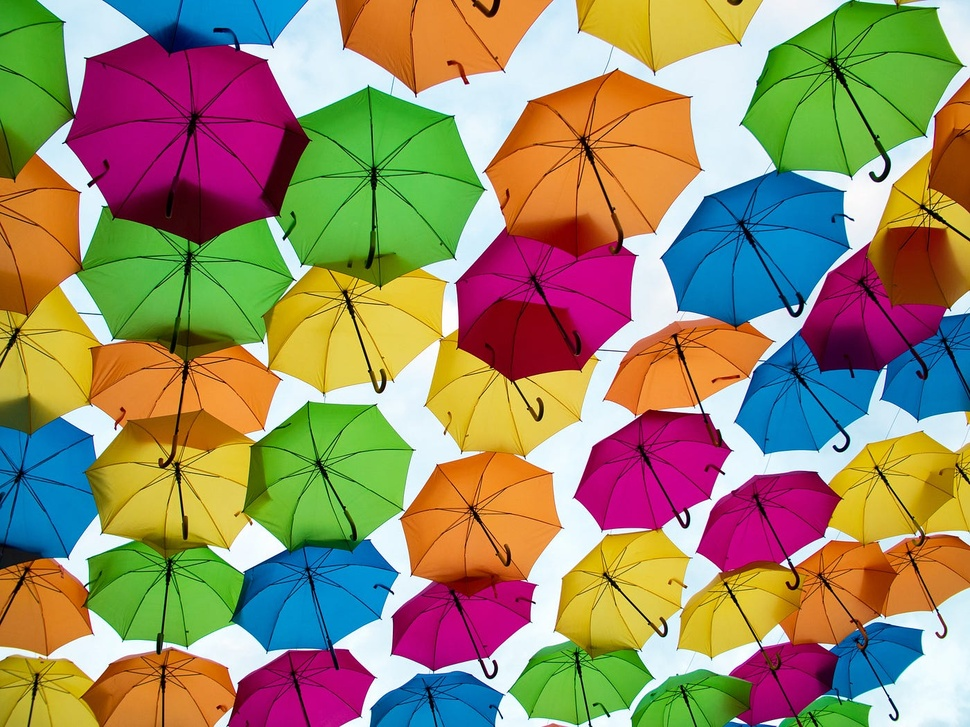
#> input picture image/colour.jpg, 970 x 727 px, shrunk from 1400 x 1050 before the run
$ python splitimg.py
#> lines starting #> are read from the running program, lines starting #| are printed output that depends on the picture
import cv2
import numpy as np
img=cv2.imread("image/colour.jpg")
#> img is the input picture: shape (727, 970, 3); mean B, G, R 102.9, 138, 152
cv2.imshow("Kids",img)
b,g,r=cv2.split(img)
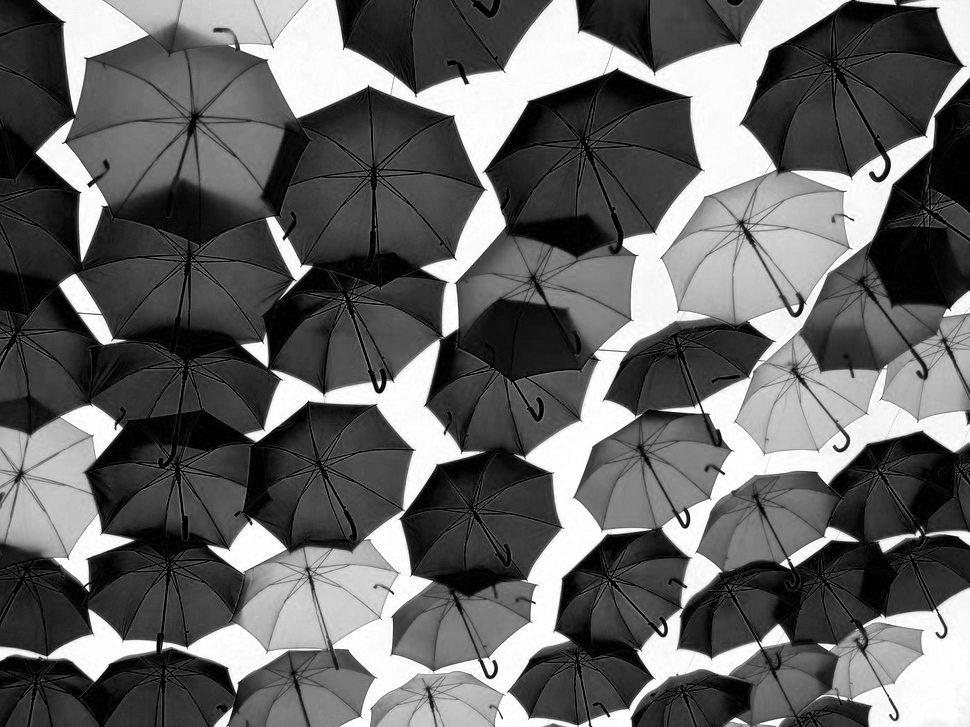
#> b: shape (727, 970); min 0, max 255, mean 102.9
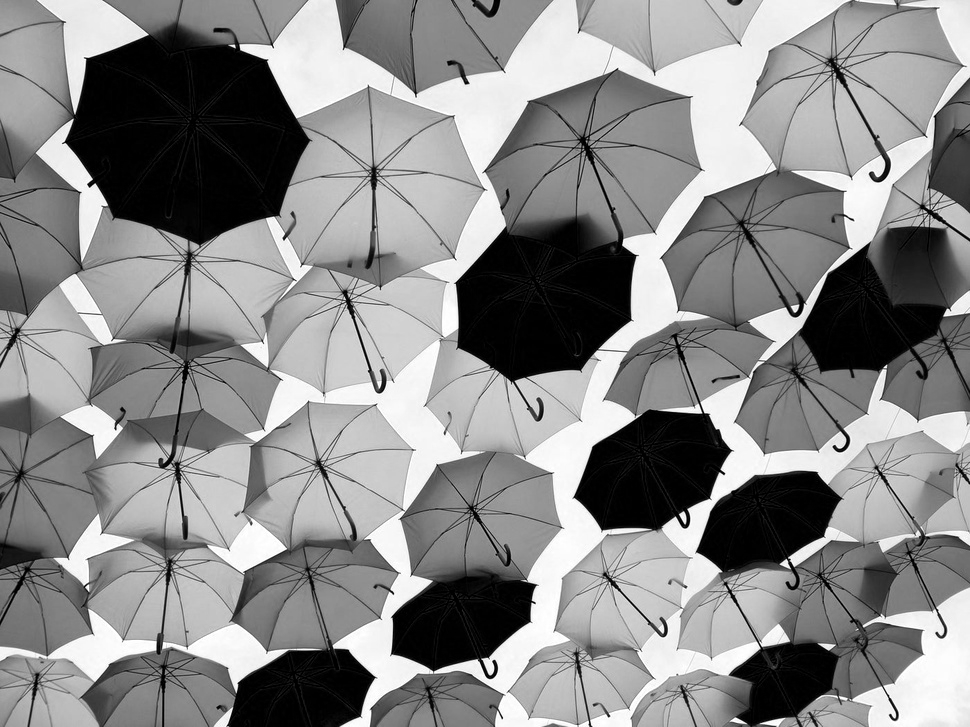
#> g: shape (727, 970); min 0, max 255, mean 138
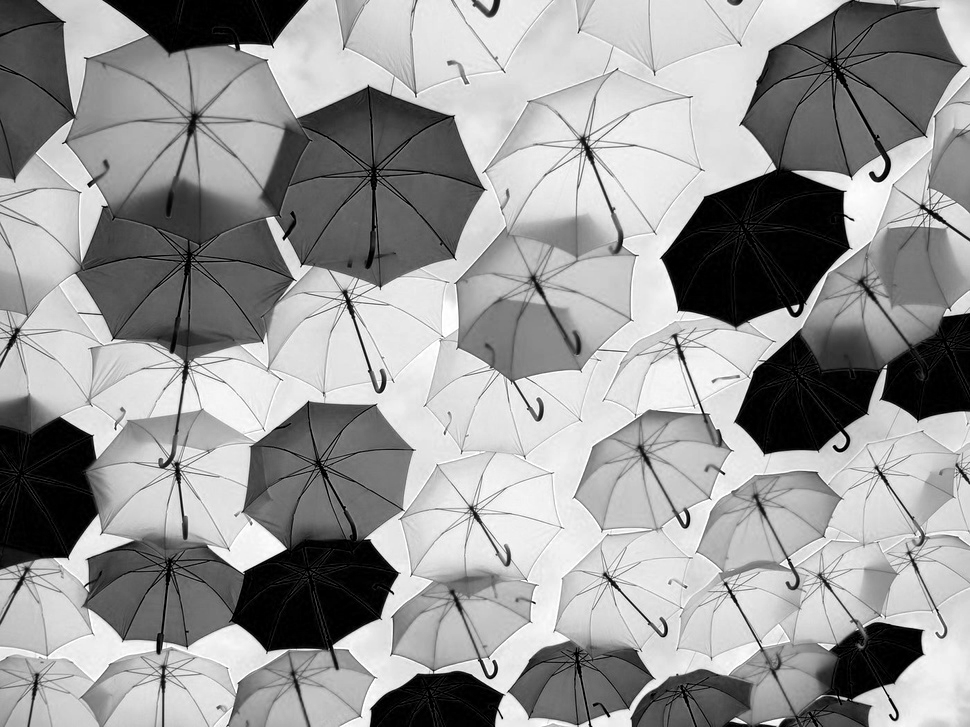
#> r: shape (727, 970); min 0, max 255, mean 152
cv2.imshow('blue',b)
cv2.imshow('green',g)
cv2.imshow('red',r)
print(img.shape)
#| (727, 970, 3)
print(b.shape)
#| (727, 970)
print(g.shape)
#| (727, 970)
print(r.shape)
#| (727, 970)
merged=cv2.merge([b,g,r])
cv2.imshow("Merged",merged)
cv2.waitKey(0)

$ run again, with image/5.jpg copied over image/colour.jpg
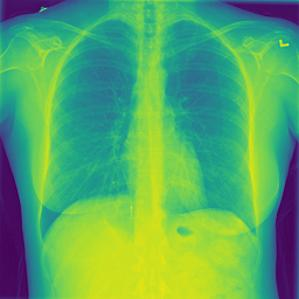
#> input picture image/5.jpg, 299 x 299 px
#> img is the input picture: shape (299, 299, 3); mean B, G, R 100.7, 168.6, 88.4
#> `b,g,r=cv2.split(img)`:
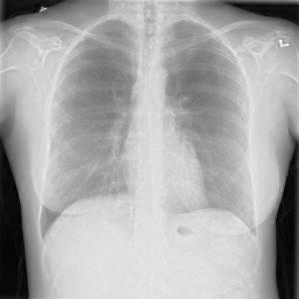
#> g: shape (299, 299); min 0, max 255, mean 168.6
#> `b,g,r=cv2.split(img)`:
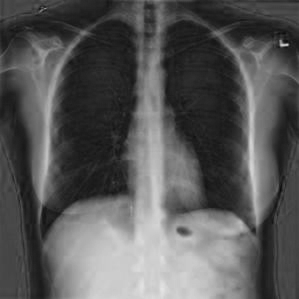
#> r: shape (299, 299); min 9, max 228, mean 88.4
#| (299, 299, 3)
#| (299, 299)
#| (299, 299)
#| (299, 299)

$ run again, with image/asadia.jpeg copied over image/colour.jpg
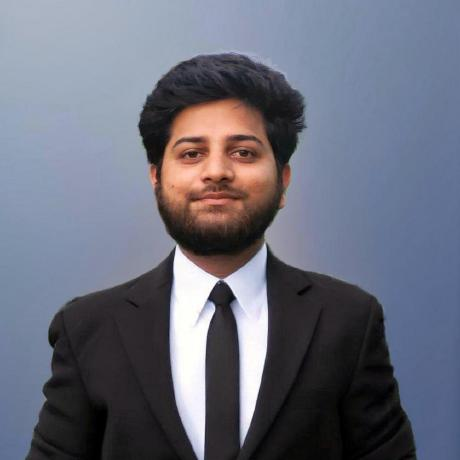
#> input picture image/asadia.jpeg, 460 x 460 px
#> img is the input picture: shape (460, 460, 3); mean B, G, R 123.7, 109.2, 105.9
#> `b,g,r=cv2.split(img)`:
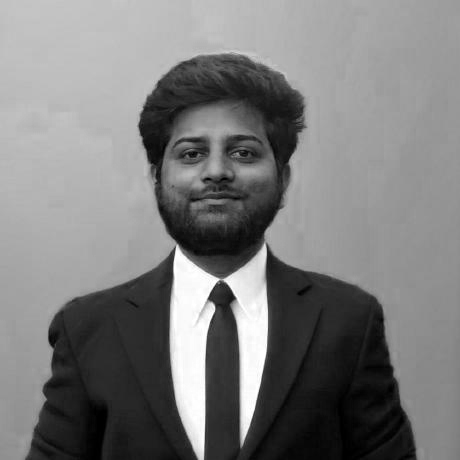
#> b: shape (460, 460); min 0, max 255, mean 123.7
#> `b,g,r=cv2.split(img)`:
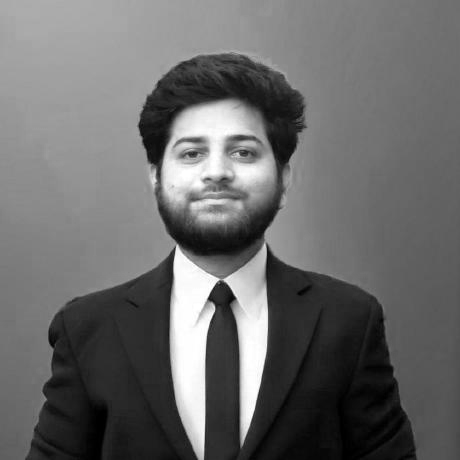
#> r: shape (460, 460); min 0, max 255, mean 105.9
#| (460, 460, 3)
#| (460, 460)
#| (460, 460)
#| (460, 460)
